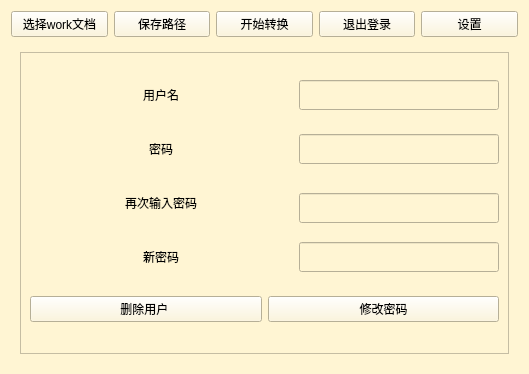
<?xml version="1.0" encoding="UTF-8"?>
<ui version="4.0">
 <class>convertwidget2</class>
 <widget class="QWidget" name="convertwidget2">
  <property name="geometry">
   <rect>
    <x>0</x>
    <y>0</y>
    <width>529</width>
    <height>374</height>
   </rect>
  </property>
  <property name="windowTitle">
   <string>Form</string>
  </property>
  <property name="styleSheet">
   <string notr="true"> background-color: rgb(255, 245, 211);</string>
  </property>
  <layout class="QVBoxLayout" name="verticalLayout_3">
   <item>
    <layout class="QHBoxLayout" name="horizontalLayout_6">
     <item>
      <widget class="QPushButton" name="pushButton">
       <property name="text">
        <string>选择work文档</string>
       </property>
      </widget>
     </item>
     <item>
      <widget class="QPushButton" name="pushButton_2">
       <property name="text">
        <string>保存路径</string>
       </property>
      </widget>
     </item>
     <item>
      <widget class="QPushButton" name="pushButton_3">
       <property name="text">
        <string>开始转换</string>
       </property>
      </widget>
     </item>
     <item>
      <widget class="QPushButton" name="pushButton_4">
       <property name="text">
        <string>退出登录</string>
       </property>
      </widget>
     </item>
     <item>
      <widget class="QPushButton" name="pushButton_5">
       <property name="text">
        <string>设置</string>
       </property>
      </widget>
     </item>
    </layout>
   </item>
   <item>
    <widget class="QStackedWidget" name="stackedWidget">
     <widget class="QWidget" name="page">
      <layout class="QVBoxLayout" name="verticalLayout_2">
       <item>
        <widget class="QFrame" name="frame">
         <property name="frameShape">
          <enum>QFrame::StyledPanel</enum>
         </property>
         <property name="frameShadow">
          <enum>QFrame::Raised</enum>
         </property>
         <layout class="QVBoxLayout" name="verticalLayout">
          <item>
           <layout class="QHBoxLayout" name="horizontalLayout">
            <item alignment="Qt::AlignHCenter">
             <widget class="QLabel" name="label">
              <property name="styleSheet">
               <string notr="true">font: 9pt &quot;华文行楷&quot;;</string>
              </property>
              <property name="text">
               <string>用户名</string>
              </property>
             </widget>
            </item>
            <item>
             <widget class="QLineEdit" name="uID">
              <property name="minimumSize">
               <size>
                <width>200</width>
                <height>30</height>
               </size>
              </property>
              <property name="maximumSize">
               <size>
                <width>200</width>
                <height>30</height>
               </size>
              </property>
             </widget>
            </item>
           </layout>
          </item>
          <item>
           <layout class="QHBoxLayout" name="horizontalLayout_2">
            <item alignment="Qt::AlignHCenter">
             <widget class="QLabel" name="label_2">
              <property name="styleSheet">
               <string notr="true">font: 9pt &quot;华文行楷&quot;;</string>
              </property>
              <property name="text">
               <string>密码</string>
              </property>
             </widget>
            </item>
            <item>
             <widget class="QLineEdit" name="password">
              <property name="minimumSize">
               <size>
                <width>200</width>
                <height>30</height>
               </size>
              </property>
              <property name="maximumSize">
               <size>
                <width>200</width>
                <height>30</height>
               </size>
              </property>
             </widget>
            </item>
           </layout>
          </item>
          <item>
           <layout class="QHBoxLayout" name="horizontalLayout_3">
            <item alignment="Qt::AlignHCenter">
             <widget class="QLabel" name="label_3">
              <property name="styleSheet">
               <string notr="true">font: 9pt &quot;华文行楷&quot;;</string>
              </property>
              <property name="text">
               <string>再次输入密码</string>
              </property>
             </widget>
            </item>
            <item>
             <widget class="QLineEdit" name="aginpassword">
              <property name="minimumSize">
               <size>
                <width>200</width>
                <height>30</height>
               </size>
              </property>
              <property name="maximumSize">
               <size>
                <width>200</width>
                <height>20</height>
               </size>
              </property>
             </widget>
            </item>
           </layout>
          </item>
          <item>
           <layout class="QHBoxLayout" name="horizontalLayout_4">
            <item alignment="Qt::AlignHCenter">
             <widget class="QLabel" name="label_4">
              <property name="styleSheet">
               <string notr="true">font: 9pt &quot;华文行楷&quot;;</string>
              </property>
              <property name="text">
               <string>新密码</string>
              </property>
             </widget>
            </item>
            <item>
             <widget class="QLineEdit" name="nepassword">
              <property name="minimumSize">
               <size>
                <width>200</width>
                <height>30</height>
               </size>
              </property>
              <property name="maximumSize">
               <size>
                <width>200</width>
                <height>30</height>
               </size>
              </property>
             </widget>
            </item>
           </layout>
          </item>
          <item>
           <layout class="QHBoxLayout" name="horizontalLayout_5">
            <item>
             <widget class="QPushButton" name="deleteUser">
              <property name="text">
               <string>删除用户 </string>
              </property>
             </widget>
            </item>
            <item>
             <widget class="QPushButton" name="changePassward">
              <property name="text">
               <string>修改密码</string>
              </property>
             </widget>
            </item>
           </layout>
          </item>
         </layout>
        </widget>
       </item>
      </layout>
     </widget>
     <widget class="QWidget" name="page_2"/>
    </widget>
   </item>
  </layout>
 </widget>
 <resources/>
 <connections/>
</ui>
